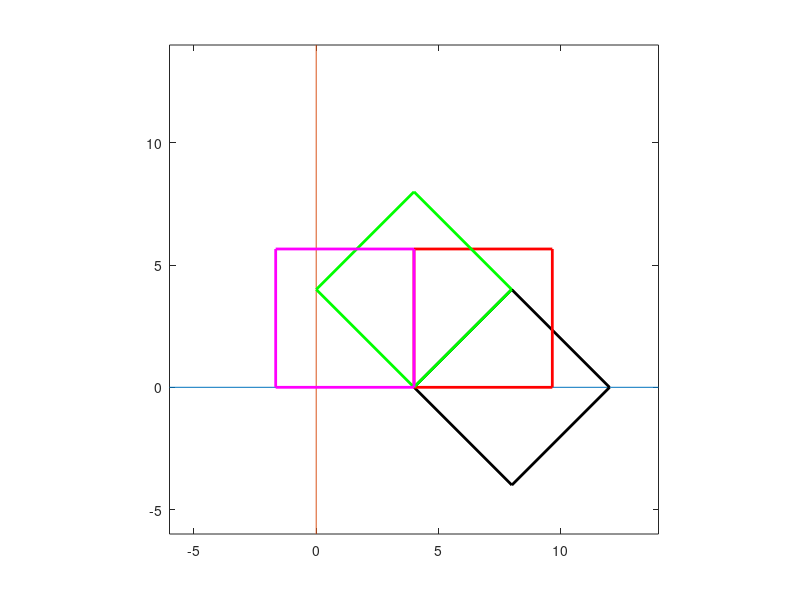

MATLAB code to generate this figure:
%U033HOMKOORDINATENTRANS 
%   Dreht mit homogener Koordinatentransformation das auf der Spitze stehende
%   Quadrat ABCD um die Ecke A um die drei Winkel 45, 90 und 135 Grad im
%   Gegenuhrzeigersinn (mathematisch positiv).

% clean
clc;clear;clf;

% Figur im Vordergrund anzeigen
figure(1);

% Funktion fuer das Rotieren um einen beliebigen Winkel a
rotate = @(a) [cosd(a) -sind(a) 0 ; sind(a) cosd(a) 0 ; 0 0 1];

% Das Quadrat Q mit den Ecken ABCD
A = [4 0 1]';
B = [8 -4 1]';
C = [12 0 1]';
D = [8 4 1]';

fprintf('Vektoren Quadrat Q0:')
Q0 = [A B C D A]

% Zeichnen der blauen horizontalen Linie
plot([-6 14], [0 0])

hold on;

% Zeichnen der blauen vertikalen Linie
plot([0 0 ], [-6 14])

% Definition der x- und y-Achsen des Koordinatensystems
axis([-6 14 -6 14]);

% Quadratische Darstellung der Achsen
axis square;

% Schwarzes Quadrat Q0 zeichnen
plot(Q0(1,:), Q0(2,:), 'k', 'LineWidth', 2)

% Translation der Ecke A (4/0) in (0/0)
fprintf('Translation der Ecke A (4/0) in (0/0):')
T0 = [1 0 -A(1) ; 0 1 -A(2) ; 0 0 1]

% Rotation um einen Winkel a (in Grad) um Punkt (0/0)
fprintf('Rotation um 45 Grad um Punkt (0/0):')
Ra = rotate(45)

% Ruecktranslation der Ecke A in ihren Ursprung (4/0)
fprintf('Ruecktranslation der Ecke A in ihren Ursprung (4/0):')
T1 = [1 0 A(1) ; 0 1 A(2) ; 0 0 1]

% Gesamttransformation Ttot
fprintf('Gesamttransformation Ttot:')
Ttot = T1 * Ra * T0
fprintf('Quadrat um Ecke A um 45 Grad rotiert:')
Qa = Ttot * Q0

% Rotes Quadrat Qa zeichnen
plot(Qa(1,:), Qa(2,:), 'r', 'LineWidth', 2)

% Winkel 90 Grad
fprintf('Rotation um 90 Grad:')
Ra = rotate(90)
Ttot = T1 * Ra * T0
Qa = Ttot * Q0
plot(Qa(1,:), Qa(2,:), 'g', 'LineWidth', 2)

% Winkel 135 Grad
fprintf('Rotation um 135 Grad:')
Ra = rotate(135)
Ttot = T1 * Ra * T0
Qa = Ttot * Q0
plot(Qa(1,:), Qa(2,:), 'm', 'LineWidth', 2)
